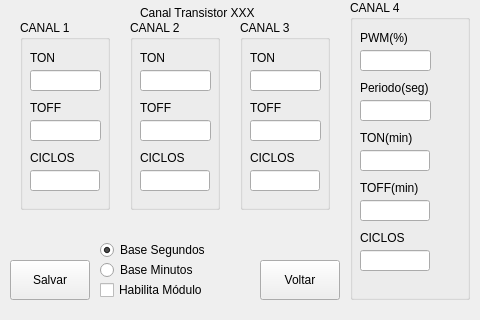
<?xml version="1.0" encoding="UTF-8"?>
<ui version="4.0">
 <class>frmConfigCanalTransistor</class>
 <widget class="QWidget" name="frmConfigCanalTransistor">
  <property name="geometry">
   <rect>
    <x>0</x>
    <y>0</y>
    <width>480</width>
    <height>320</height>
   </rect>
  </property>
  <property name="windowTitle">
   <string>Form</string>
  </property>
  <widget class="QLabel" name="lbTipoCanal">
   <property name="geometry">
    <rect>
     <x>140</x>
     <y>5</y>
     <width>180</width>
     <height>16</height>
    </rect>
   </property>
   <property name="text">
    <string>Canal Transistor XXX</string>
   </property>
  </widget>
  <widget class="QGroupBox" name="groupBox_4">
   <property name="geometry">
    <rect>
     <x>350</x>
     <y>0</y>
     <width>120</width>
     <height>300</height>
    </rect>
   </property>
   <property name="title">
    <string>CANAL 4</string>
   </property>
   <widget class="QLabel" name="label_7">
    <property name="geometry">
     <rect>
      <x>10</x>
      <y>30</y>
      <width>80</width>
      <height>16</height>
     </rect>
    </property>
    <property name="text">
     <string>PWM(%)</string>
    </property>
   </widget>
   <widget class="QLineEdit" name="txPwmCanal_4">
    <property name="geometry">
     <rect>
      <x>10</x>
      <y>50</y>
      <width>71</width>
      <height>21</height>
     </rect>
    </property>
   </widget>
   <widget class="QLineEdit" name="txPeriodoCanal_4">
    <property name="geometry">
     <rect>
      <x>10</x>
      <y>100</y>
      <width>71</width>
      <height>21</height>
     </rect>
    </property>
   </widget>
   <widget class="QLabel" name="label_8">
    <property name="geometry">
     <rect>
      <x>10</x>
      <y>80</y>
      <width>100</width>
      <height>16</height>
     </rect>
    </property>
    <property name="text">
     <string>Periodo(seg)</string>
    </property>
   </widget>
   <widget class="QLabel" name="label_12">
    <property name="geometry">
     <rect>
      <x>10</x>
      <y>130</y>
      <width>100</width>
      <height>16</height>
     </rect>
    </property>
    <property name="text">
     <string>TON(min)</string>
    </property>
   </widget>
   <widget class="QLineEdit" name="txTonCanal_4">
    <property name="geometry">
     <rect>
      <x>10</x>
      <y>150</y>
      <width>70</width>
      <height>21</height>
     </rect>
    </property>
   </widget>
   <widget class="QLabel" name="label_13">
    <property name="geometry">
     <rect>
      <x>10</x>
      <y>180</y>
      <width>100</width>
      <height>16</height>
     </rect>
    </property>
    <property name="text">
     <string>TOFF(min)</string>
    </property>
   </widget>
   <widget class="QLineEdit" name="txToffCanal_4">
    <property name="geometry">
     <rect>
      <x>10</x>
      <y>200</y>
      <width>70</width>
      <height>21</height>
     </rect>
    </property>
    <property name="text">
     <string/>
    </property>
   </widget>
   <widget class="QLineEdit" name="txQtdCiclosCanal_4">
    <property name="geometry">
     <rect>
      <x>10</x>
      <y>250</y>
      <width>70</width>
      <height>21</height>
     </rect>
    </property>
    <property name="text">
     <string/>
    </property>
   </widget>
   <widget class="QLabel" name="label_14">
    <property name="geometry">
     <rect>
      <x>10</x>
      <y>230</y>
      <width>80</width>
      <height>16</height>
     </rect>
    </property>
    <property name="text">
     <string>CICLOS</string>
    </property>
   </widget>
  </widget>
  <widget class="QCheckBox" name="ckbHabilitaModulo">
   <property name="geometry">
    <rect>
     <x>100</x>
     <y>280</y>
     <width>121</width>
     <height>20</height>
    </rect>
   </property>
   <property name="text">
    <string>Habilita Módulo</string>
   </property>
  </widget>
  <widget class="QPushButton" name="btSalvar">
   <property name="geometry">
    <rect>
     <x>10</x>
     <y>260</y>
     <width>80</width>
     <height>40</height>
    </rect>
   </property>
   <property name="text">
    <string>Salvar</string>
   </property>
  </widget>
  <widget class="QPushButton" name="btVoltar">
   <property name="geometry">
    <rect>
     <x>260</x>
     <y>260</y>
     <width>80</width>
     <height>40</height>
    </rect>
   </property>
   <property name="text">
    <string>Voltar</string>
   </property>
  </widget>
  <widget class="QRadioButton" name="rbtBaseSegundos">
   <property name="geometry">
    <rect>
     <x>100</x>
     <y>240</y>
     <width>120</width>
     <height>20</height>
    </rect>
   </property>
   <property name="text">
    <string>Base Segundos</string>
   </property>
   <property name="checked">
    <bool>true</bool>
   </property>
  </widget>
  <widget class="QRadioButton" name="rbtBaseMinutos">
   <property name="geometry">
    <rect>
     <x>100</x>
     <y>260</y>
     <width>120</width>
     <height>20</height>
    </rect>
   </property>
   <property name="text">
    <string>Base Minutos</string>
   </property>
  </widget>
  <widget class="QGroupBox" name="groupBox_3">
   <property name="geometry">
    <rect>
     <x>240</x>
     <y>20</y>
     <width>90</width>
     <height>190</height>
    </rect>
   </property>
   <property name="title">
    <string>CANAL 3</string>
   </property>
   <widget class="QLabel" name="label_5">
    <property name="geometry">
     <rect>
      <x>10</x>
      <y>30</y>
      <width>60</width>
      <height>16</height>
     </rect>
    </property>
    <property name="text">
     <string>TON</string>
    </property>
   </widget>
   <widget class="QLineEdit" name="txTonCanal_3">
    <property name="geometry">
     <rect>
      <x>10</x>
      <y>50</y>
      <width>71</width>
      <height>21</height>
     </rect>
    </property>
   </widget>
   <widget class="QLineEdit" name="txToffCanal_3">
    <property name="geometry">
     <rect>
      <x>10</x>
      <y>100</y>
      <width>71</width>
      <height>21</height>
     </rect>
    </property>
   </widget>
   <widget class="QLabel" name="label_6">
    <property name="geometry">
     <rect>
      <x>10</x>
      <y>80</y>
      <width>60</width>
      <height>16</height>
     </rect>
    </property>
    <property name="text">
     <string>TOFF</string>
    </property>
   </widget>
   <widget class="QLabel" name="label_11">
    <property name="geometry">
     <rect>
      <x>10</x>
      <y>130</y>
      <width>60</width>
      <height>16</height>
     </rect>
    </property>
    <property name="text">
     <string>CICLOS</string>
    </property>
   </widget>
   <widget class="QLineEdit" name="txQtdCiclosCanal_3">
    <property name="geometry">
     <rect>
      <x>10</x>
      <y>150</y>
      <width>70</width>
      <height>21</height>
     </rect>
    </property>
   </widget>
  </widget>
  <widget class="QGroupBox" name="groupBox_2">
   <property name="geometry">
    <rect>
     <x>130</x>
     <y>20</y>
     <width>90</width>
     <height>190</height>
    </rect>
   </property>
   <property name="title">
    <string>CANAL 2</string>
   </property>
   <widget class="QLabel" name="label_3">
    <property name="geometry">
     <rect>
      <x>10</x>
      <y>30</y>
      <width>60</width>
      <height>16</height>
     </rect>
    </property>
    <property name="text">
     <string>TON</string>
    </property>
   </widget>
   <widget class="QLineEdit" name="txTonCanal_2">
    <property name="geometry">
     <rect>
      <x>10</x>
      <y>50</y>
      <width>71</width>
      <height>21</height>
     </rect>
    </property>
   </widget>
   <widget class="QLineEdit" name="txToffCanal_2">
    <property name="geometry">
     <rect>
      <x>10</x>
      <y>100</y>
      <width>71</width>
      <height>21</height>
     </rect>
    </property>
   </widget>
   <widget class="QLabel" name="label_4">
    <property name="geometry">
     <rect>
      <x>10</x>
      <y>80</y>
      <width>60</width>
      <height>16</height>
     </rect>
    </property>
    <property name="text">
     <string>TOFF</string>
    </property>
   </widget>
   <widget class="QLineEdit" name="txQtdCiclosCanal_2">
    <property name="geometry">
     <rect>
      <x>10</x>
      <y>150</y>
      <width>70</width>
      <height>21</height>
     </rect>
    </property>
   </widget>
   <widget class="QLabel" name="label_10">
    <property name="geometry">
     <rect>
      <x>10</x>
      <y>130</y>
      <width>60</width>
      <height>16</height>
     </rect>
    </property>
    <property name="text">
     <string>CICLOS</string>
    </property>
   </widget>
  </widget>
  <widget class="QGroupBox" name="groupBox">
   <property name="geometry">
    <rect>
     <x>20</x>
     <y>20</y>
     <width>90</width>
     <height>190</height>
    </rect>
   </property>
   <property name="title">
    <string>CANAL 1</string>
   </property>
   <widget class="QLabel" name="label">
    <property name="geometry">
     <rect>
      <x>10</x>
      <y>30</y>
      <width>60</width>
      <height>16</height>
     </rect>
    </property>
    <property name="text">
     <string>TON</string>
    </property>
   </widget>
   <widget class="QLineEdit" name="txTonCanal_1">
    <property name="geometry">
     <rect>
      <x>10</x>
      <y>50</y>
      <width>71</width>
      <height>21</height>
     </rect>
    </property>
   </widget>
   <widget class="QLineEdit" name="txToffCanal_1">
    <property name="geometry">
     <rect>
      <x>10</x>
      <y>100</y>
      <width>71</width>
      <height>21</height>
     </rect>
    </property>
   </widget>
   <widget class="QLabel" name="label_2">
    <property name="geometry">
     <rect>
      <x>10</x>
      <y>80</y>
      <width>60</width>
      <height>16</height>
     </rect>
    </property>
    <property name="text">
     <string>TOFF</string>
    </property>
   </widget>
   <widget class="QLineEdit" name="txQtdCiclosCanal_1">
    <property name="geometry">
     <rect>
      <x>10</x>
      <y>150</y>
      <width>70</width>
      <height>21</height>
     </rect>
    </property>
   </widget>
   <widget class="QLabel" name="label_9">
    <property name="geometry">
     <rect>
      <x>10</x>
      <y>130</y>
      <width>60</width>
      <height>16</height>
     </rect>
    </property>
    <property name="text">
     <string>CICLOS</string>
    </property>
   </widget>
  </widget>
 </widget>
 <resources/>
 <connections/>
</ui>
